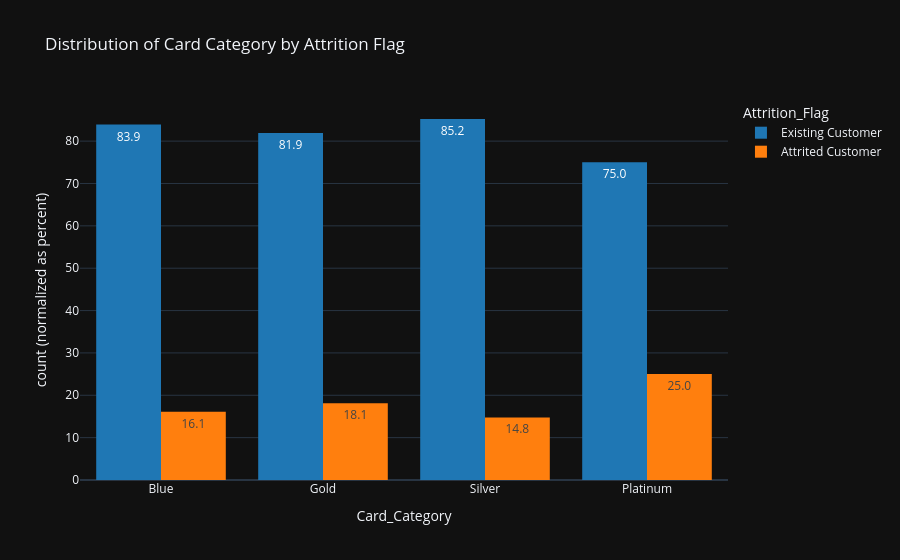

This figure's notebook cell:
### Markdown cell above
## Key Insight: Transaction Amount & Churn

The **$3,000** spending mark appears to be a critical threshold — customers who spend below this amount are significantly more likely to churn.

Notably, the **$6,000–$7,000** range shows a churn rate of ~68%, and the **$9,000–$11,000** range shows an unusually high churn concentration, reaching 100% at the upper end — suggesting these may be outlier segments worth investigating further.

### Code cell
fig = px.histogram(bank_df, x = 'Card_Category', color = 'Attrition_Flag',
                    title = 'Distribution of Card Category by Attrition Flag',
                    color_discrete_sequence=px.colors.qualitative.D3,
                    barnorm = 'percent', text_auto = '.1f', barmode = 'group') #type:ignore
fig.show()

### Figure 1 — Plotly figure (JSON) as saved in the notebook; plotly's stock layout.template omitted (floating-point values rounded to 4 significant figures; data arrays with more than 128 entries replaced by an {"elided": "..."} marker saying what was removed)
{"data": [{"alignmentgroup": "True", "bingroup": "x", "hovertemplate": "Attrition_Flag=Existing Customer<br>Card_Category=%{x}<br>count (normalized as percent)=%{y}<extra></extra>", "legendgroup": "Existing Customer", "marker": {"color": "#1F77B4", "pattern": {"shape": ""}}, "name": "Existing Customer", "offsetgroup": "Existing Customer", "orientation": "v", "showlegend": true, "texttemplate": "%{value:.1f}", "type": "histogram", "x": {"elided": "8500 str values"}, "xaxis": "x", "yaxis": "y"}, {"alignmentgroup": "True", "bingroup": "x", "hovertemplate": "Attrition_Flag=Attrited Customer<br>Card_Category=%{x}<br>count (normalized as percent)=%{y}<extra></extra>", "legendgroup": "Attrited Customer", "marker": {"color": "#FF7F0E", "pattern": {"shape": ""}}, "name": "Attrited Customer", "offsetgroup": "Attrited Customer", "orientation": "v", "showlegend": true, "texttemplate": "%{value:.1f}", "type": "histogram", "x": {"elided": "1627 str values"}, "xaxis": "x", "yaxis": "y"}], "layout": {"barmode": "group", "barnorm": "percent", "legend": {"title": {"text": "Attrition_Flag"}, "tracegroupgap": 0}, "title": {"text": "Distribution of Card Category by Attrition Flag"}, "xaxis": {"anchor": "y", "domain": [0, 1], "title": {"text": "Card_Category"}}, "yaxis": {"anchor": "x", "domain": [0, 1], "title": {"text": "count (normalized as percent)"}}}}
